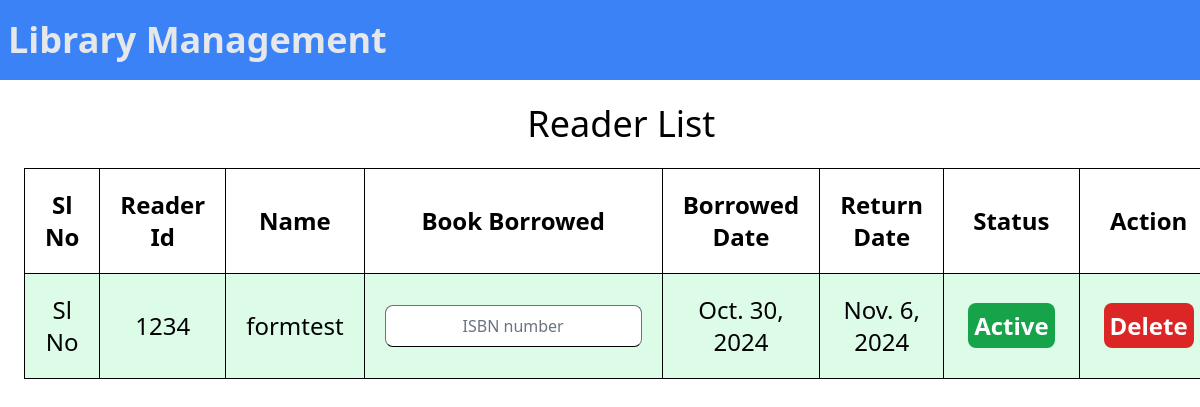
Page /reader/1/ (signed in) on the earlier database version.
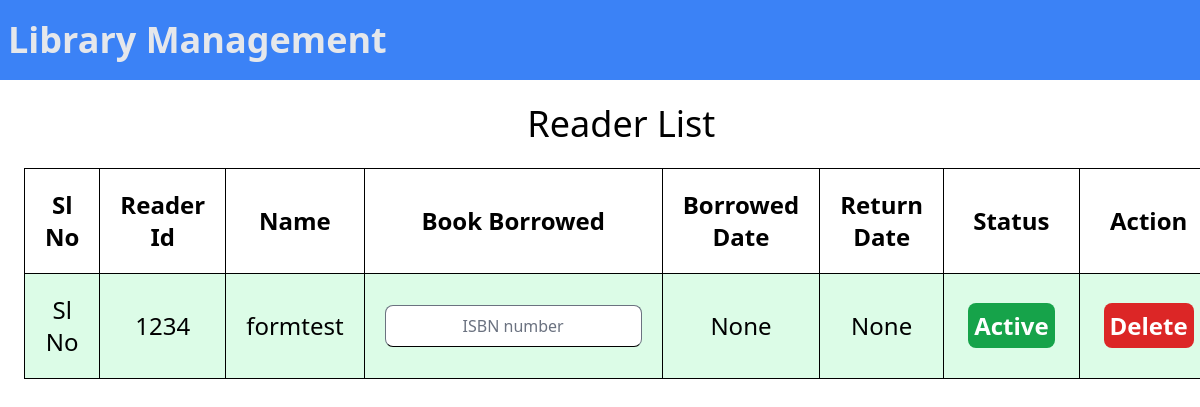
Same page on the later database version.
### libapp/models.py (models this page shows, shortened)
class Reader(models.Model):
    reader_id=models.CharField(max_length=200)
    reader_name=models.CharField(max_length=200)
    email=models.EmailField(max_length=200)
    contact_no=models.IntegerField()
    address=models.TextField()
    active=models.BooleanField(default=True)
    book_borrowed=models.ForeignKey(Book,on_delete=models.SET_NULL,null=True,blank=True)
    date_borrowed=models.DateField(null=True,blank=True)
    return_date=models.DateField(null=True,blank=True)
    created_at=models.DateTimeField(auto_now_add=True)

### libapp/views.py (the view, shortened to what this page needs)
# urls.py: path('reader/<str:pk>/', views.reader,name='reader'),
@login_required(login_url='login')
def reader(request,pk):
    return render(request,'libapp/reader.html',context={
        'Readers':Reader.objects.all()
    })

### libapp/templates/libapp/reader.html (shortened to what this page needs)
{% load static %}
{% load static tailwind_tags %}
<!DOCTYPE html>
<html lang="en">
<head>
    {% tailwind_css %}
</head>
<body>
    <nav class="flex bg-blue-500 py-3 w-full justify-between">
        <a href="{% url 'home' %}" class="m-2 font-bold text-4xl text-gray-200 justify-start">Library Management</a>
    </nav>
    <div class="flex border-black">
        <div class="flex flex-col justify-center border-black m-6 w-full">
            <h2 class="text-center text-4xl mb-6">Reader List</h2>
            <table class="border border-black text-2xl">
                <tr class="text-center ">
                    <th class="p-5 border border-black">Sl No</th>
                    <th class="p-5 border border-black">Reader Id</th>
                    <th class="p-5 border border-black">Name</th>
                    <th class="p-5 border border-black">Book Borrowed</th>
                    <th class="p-5 border border-black">Borrowed Date</th>
                    <th class="p-5 border border-black">Return Date</th>
                    <th class="p-5 border border-black">Status</th>
                    <th class="p-5 border border-black">Action</th>
                </tr>
                {% for reader in Readers %}
                <tr {% if reader.active %}
                    class="text-center bg-green-100"
                    {% else %}
                    class="text-center bg-red-100"
                    {% endif %}>
                    <td class="p-5 border border-black">Sl No</td>
                    <td class="p-5 border border-black">{{reader.reader_id}}</td>
                    <td class="p-5 border border-black">{{reader.reader_name}}</td>
                    <td class="p-5 border border-black">
                        {% if reader.book_borrowed == NULL %}
                        <form action="{% url 'reader' reader.id %}" method="post">
                            <input class="border border-b-black rounded-lg placeholder:text-center text-center"
                                type="text" placeholder="ISBN number" name="no">
                        </form>
                        {% else %}
                        {{reader.book_borrowed}}
                        {% endif %}
                    </td>
                    <td class="p-5 border border-black">{{reader.date_borrowed}}</td>
                    <td class="p-5 border border-black">{{reader.return_date}}</td>
                    <td class="p-5 border border-black">
                        {% if reader.active %}
                        <a class="mx-1 py-1.5 px-1.5  rounded-lg bg-green-600 font-semibold text-white hover:bg-green-700 "
                            href="{% url 'togglestatus' reader.id %}">Active</a>
                        {% else %}
                        <a class="mx-1 py-1.5 px-1.5  rounded-lg bg-red-600 font-semibold text-white hover:bg-red-700 "
                            href="{% url 'togglestatus' reader.id %}">Inactive</a>
                        {% endif %}
                    </td>
                    <td class="p-5 border border-black">
                        <div>
                            <a class="mx-1 py-1.5 px-1.5  rounded-lg bg-red-600 font-semibold text-white hover:bg-red-700 "
                            href="{% url 'deleteuser' reader.id %}">Delete</a>
                        </div>
                    </td>
                </tr>
                {% endfor %}
            </table>
        </div>
    </div>
</body>
</html>

Differences in the rows shown:
changed Reader "formtest": date_borrowed "Oct. 30, 2024" → "None"; return_date "Nov. 6, 2024" → "None"
